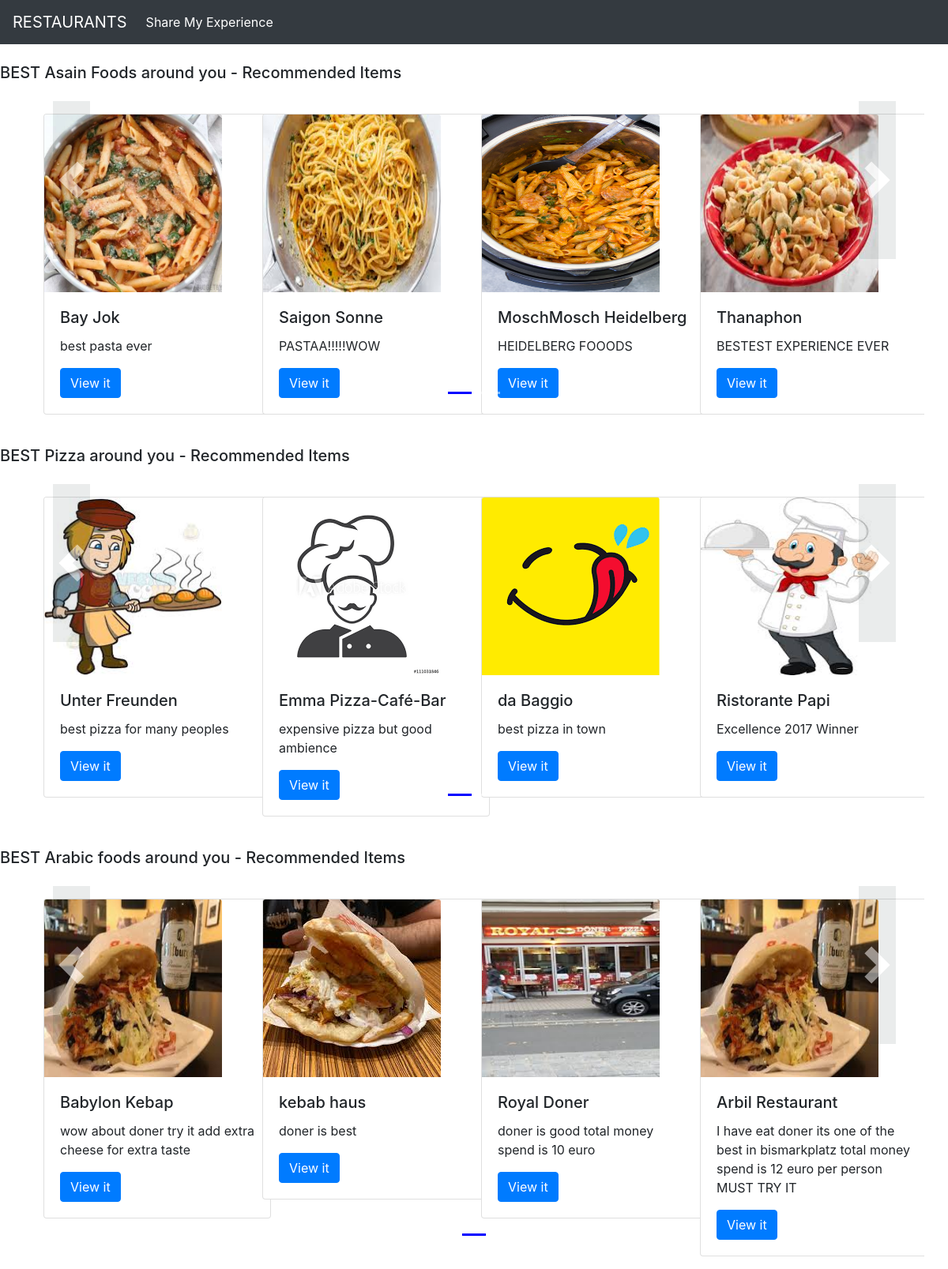
The app's page /shop/ with its own data.
### shop/models.py (models this page shows)
class Products(models.Model):
        product_id = models.AutoField
        rest_name = models.CharField(max_length=50)
        category=models.CharField(max_length=50, default="")
        address = models.CharField(max_length=50, default="")
        price = models.IntegerField(default=0)
        desc = models.CharField(max_length=300)
        pub_date = models.DateField()
        image = models.ImageField(upload_to='shop/images', default="")
        Rating=models.IntegerField(default=0,max_length=1)
        def __str__(self):
                return self.rest_name

### shop/views.py (the view)
# urls.py: path('',views.index, name=  "ShopHome"),
def index(request):
    allprods=[]
    catprod=Products.objects.values('category','id')
    cats={item['category'] for item in catprod}
    print('yeh ha cats me item')
    print(cats)
    for cat in cats:
        prod=Products.objects.filter(category=cat)
        print(prod)
        n=len(prod)
        nSlides = n // 4 + ceil((n / 4) - (n // 4))
        allprods.append([prod,range(1,nSlides),nSlides])
    params = { 'product': allprods}
    return render(request,"shop/shop1.html",params)

### shop/templates/shop/shop1.html (shortened to what this page needs)
<!doctype html>
{% extends 'shop/basic.html' %}
  {% block body %}
  {% load static %}
{% for products, range, nSlides in product %}
    <h5 class="my-4">BEST {{products.0.category}} around you - Recommended Items</h5>
<div class="row">
<div id="demo{{forloop.counter}}" class="col carousel slide my-3" data-ride="carousel">
    <ul class="carousel-indicators">
      <li data-target="#demo{{forloop.counter}}" data-slide-to="0" class="active"></li>
       {% for i in range %}
      <li data-target="#demo{{forloop.parentloop.counter}}" data-slide-to="{{i}}" ></li>
      {% endfor %}
    </ul>
      <div class="container carousel-inner no-padding">
      <div class="carousel-item active">
        {% for i in products %}
        <div class="col-xs-3 col-sm-3 col-md-3">
          <div class="card" style="width: 18rem;">
            <img src='/media/{{i.image}}' class="card-img-top" alt="...">
            <div class="card-body">
              <h5 class="card-title">{{i.rest_name}}</h5>
              <p class="card-text">{{i.desc}}</p>
                 <a href="/shop/products/{{i.id}}" button id="qv{{i.id}}" class="btn btn-primary cart">View it</button></a>
            </div>
          </div>
        </div>
        {% if forloop.counter|divisibleby:4 and forloop.counter > 0 and not forloop.last %}
      </div><div class="carousel-item">
        {% endif %}
        {% endfor %}
    </div>
</div>
</div>
    <a class="carousel-control-prev" href="#demo{{forloop.counter}}" data-slide="prev">
        <span class="carousel-control-prev-icon"></span>
    </a>
    <a class="carousel-control-next" href="#demo{{forloop.counter}}" data-slide="next">
        <span class="carousel-control-next-icon"></span>
    </a>
</div>
    {% endfor %}
{% endblock %}

### shop/templates/shop/basic.html (shortened to what this page needs)
<!doctype html>
<html lang="en">
  <head>
    <link rel="stylesheet" href="https://stackpath.bootstrapcdn.com/bootstrap/4.2.1/css/bootstrap.min.css">
  </head>
  <body>
  {% load static %}
    <nav class="navbar navbar-expand-lg navbar-dark bg-dark">
  <a class="navbar-brand" href="/shop">RESTAURANTS</a>
  <div class="collapse navbar-collapse" id="navbarSupportedContent">
    <ul class="navbar-nav mr-auto">
<li class="nav-item active my-2 my-lg-0">
        <a class="nav-link" href="/admin">Share My Experience<span class="sr-only">(current)</span></a>
      </li>
    </ul>
  </div>
</nav>
<body>
  {% block body %} {% endblock %}
</body>
  </body>
</html>

### records on screen
Products: category "Asain Foods", image (picture), rest_name "Bay Jok", desc "best pasta ever"
Products: image (picture), rest_name "Saigon Sonne", desc "PASTAA!!!!!WOW"
Products: image (picture), rest_name "MoschMosch Heidelberg", desc "HEIDELBERG FOOODS"
Products: image (picture), rest_name "Thanaphon", desc "BESTEST EXPERIENCE EVER"
Products: category "Pizza", image (picture), rest_name "Unter Freunden", desc "best pizza for many peoples"
Products: image (picture), rest_name "Emma Pizza-Café-Bar", desc "expensive pizza but good ambience"
Products: image (picture), rest_name "da Baggio", desc "best pizza in town"
Products: image (picture), rest_name "Ristorante Papi", desc "Excellence 2017 Winner"
Products: category "Arabic foods", image (picture), rest_name "Babylon Kebap", desc "wow about doner try it add extra cheese for extra taste"
Products: image (picture), rest_name "kebab haus", desc "doner is best"
Products: image (picture), rest_name "Royal Doner", desc "doner is good total money spend is 10 euro"
Products: image (picture), rest_name "Arbil Restaurant", desc "I have eat doner its one of the best in bismarkplatz total money spend is 12 euro per person MUST TRY IT"
